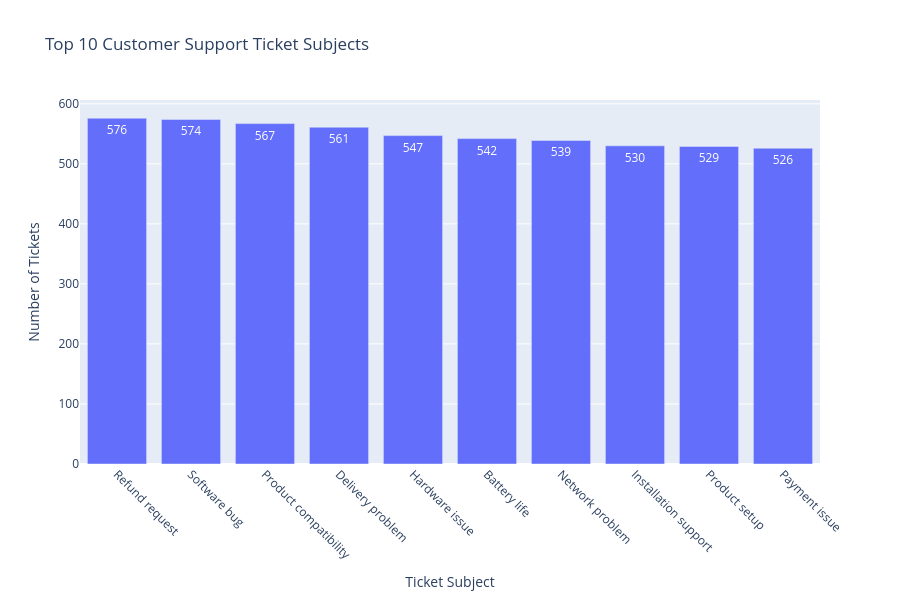

The cell this chart's notebook holds for it:
### Code cell
top_issues_df = top_issues.copy()
top_issues_df.columns = ['Ticket Subject', 'Number of Tickets']

fig = px.bar(
    top_issues_df,
    x='Ticket Subject',
    y='Number of Tickets',
    title='Top 10 Customer Support Ticket Subjects',
    text='Number of Tickets',
    height=600
)

fig.update_layout(
    xaxis_title='Ticket Subject',
    yaxis_title='Number of Tickets',
    xaxis_tickangle=45
)

fig.show()

### Figure 1 — Plotly figure (JSON) as saved in the notebook; plotly's stock layout.template omitted (floating-point values rounded to 4 significant figures)
{"data": [{"hovertemplate": "Ticket Subject=%{x}<br>Number of Tickets=%{text}<extra></extra>", "legendgroup": "", "marker": {"color": "#636efa", "pattern": {"shape": ""}}, "name": "", "orientation": "v", "showlegend": false, "text": [576.0, 574.0, 567.0, 561.0, 547.0, 542.0, 539.0, 530.0, 529.0, 526.0], "textposition": "auto", "type": "bar", "x": ["Refund request", "Software bug", "Product compatibility", "Delivery problem", "Hardware issue", "Battery life", "Network problem", "Installation support", "Product setup", "Payment issue"], "xaxis": "x", "y": [576, 574, 567, 561, 547, 542, 539, 530, 529, 526], "yaxis": "y"}], "layout": {"barmode": "relative", "height": 600, "legend": {"tracegroupgap": 0}, "title": {"text": "Top 10 Customer Support Ticket Subjects"}, "xaxis": {"anchor": "y", "domain": [0, 1], "tickangle": 45, "title": {"text": "Ticket Subject"}}, "yaxis": {"anchor": "x", "domain": [0, 1], "title": {"text": "Number of Tickets"}}}}
